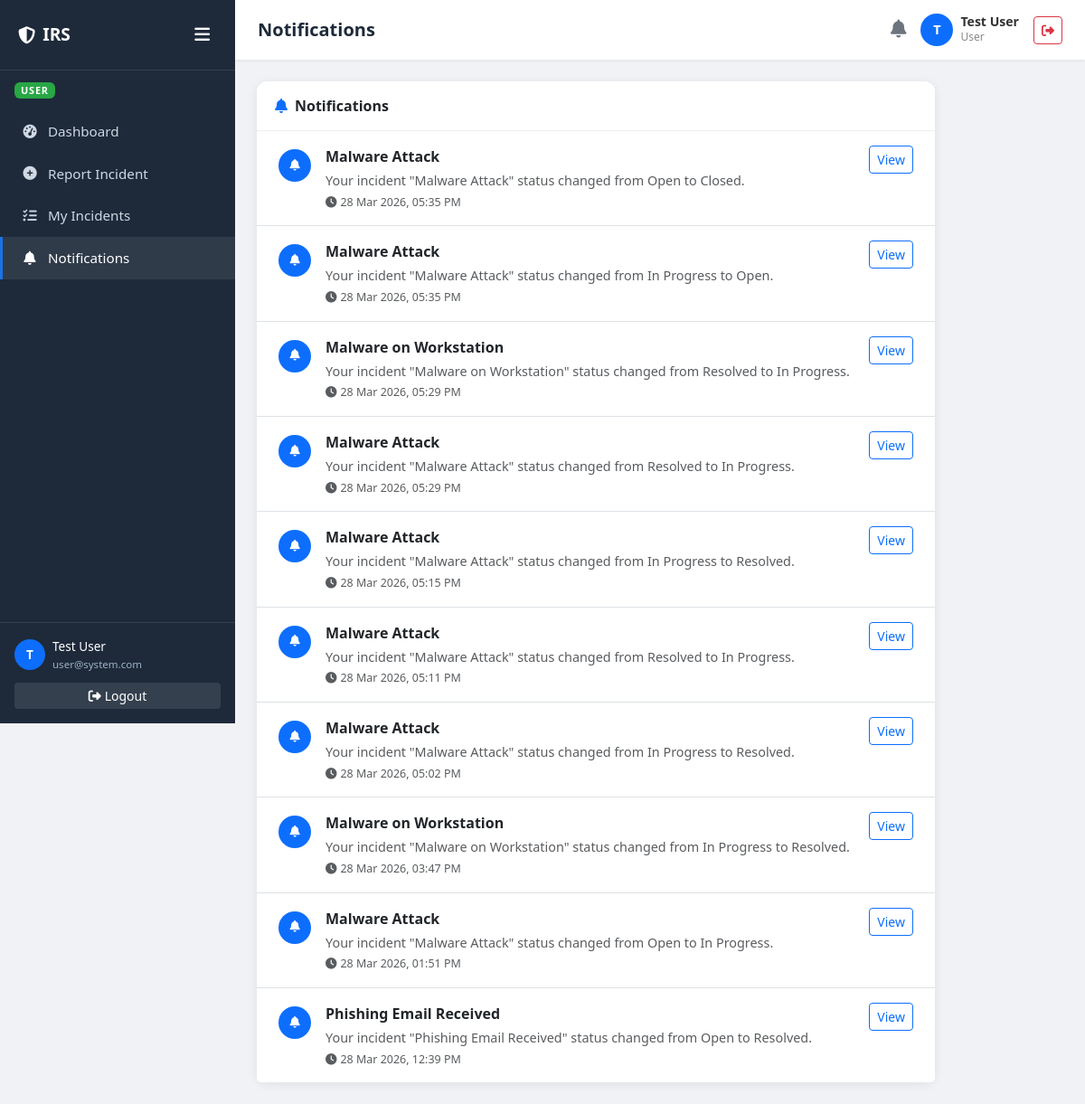
The app's page /incident_system/user/notifications.php (signed in) with its own data.
### tables this page shows
CREATE TABLE `users` (
  `id` int(10) UNSIGNED NOT NULL,
  `name` varchar(100) NOT NULL,
  `email` varchar(150) NOT NULL,
  `password` varchar(255) NOT NULL,
  `role` enum('user','admin','superadmin') NOT NULL DEFAULT 'user',
  `is_blocked` tinyint(1) NOT NULL DEFAULT 0,
  `created_at` datetime NOT NULL DEFAULT current_timestamp(),
  `updated_at` datetime NOT NULL DEFAULT current_timestamp() ON UPDATE current_timestamp()
);

CREATE TABLE `notifications` (
  `id` int(10) UNSIGNED NOT NULL,
  `user_id` int(10) UNSIGNED NOT NULL,
  `incident_id` int(10) UNSIGNED NOT NULL,
  `message` varchar(500) NOT NULL,
  `is_read` tinyint(1) NOT NULL DEFAULT 0,
  `created_at` datetime NOT NULL DEFAULT current_timestamp()
);

CREATE TABLE `incidents` (
  `id` int(10) UNSIGNED NOT NULL,
  `user_id` int(10) UNSIGNED NOT NULL,
  `assigned_to` int(10) UNSIGNED DEFAULT NULL,
  `title` varchar(255) NOT NULL,
  `description` text NOT NULL,
  `category` enum('Phishing','Malware','Ransomware','Unauthorized Access','Data Breach','DDoS','Insider Threat','Other') NOT NULL,
  `priority` enum('Low','Medium','High','Critical') NOT NULL DEFAULT 'Medium',
  `status` enum('Open','In Progress','Resolved','Closed') NOT NULL DEFAULT 'Open',
  `evidence_path` varchar(500) DEFAULT NULL,
  `incident_date` date NOT NULL,
  `resolved_at` datetime DEFAULT NULL,
  `created_at` datetime NOT NULL DEFAULT current_timestamp(),
  `updated_at` datetime NOT NULL DEFAULT current_timestamp() ON UPDATE current_timestamp()
);

### incident_system/includes/jwt_helper.php (called while the page is built, shortened)
<?php
class JWTHelper {
    public static function validateToken(string $token): array {
        $parts = explode('.', $token);
        [$headerB64, $payloadB64, $signatureB64] = $parts;
        $expectedSig = self::sign("$headerB64.$payloadB64");
        $payload = json_decode(self::base64UrlDecode($payloadB64), true);
        return $payload;
    }
    public static function getBearerToken(): ?string {
        $headers = null;
        if (!empty($_SESSION['access_token']) && !empty($_SESSION['user_id'])) {
            return $_SESSION['access_token'];
        }
        return null;
    }
    private static function sign(string $data): string {
        return self::base64UrlEncode(
            hash_hmac('sha256', $data, JWT_SECRET, true)
        );
    }
    private static function base64UrlEncode(string $data): string {
        return rtrim(strtr(base64_encode($data), '+/', '-_'), '=');
    }
    private static function base64UrlDecode(string $data): string {
        $remainder = strlen($data) % 4;
        if ($remainder) {
            $data .= str_repeat('=', 4 - $remainder);
        }
        return base64_decode(strtr($data, '-_', '+/'));
    }
}

### incident_system/includes/auth_middleware.php (called while the page is built, shortened)
<?php
require_once __DIR__ . '/../config/db.php';
require_once __DIR__ . '/jwt_helper.php';
class AuthMiddleware
{
    public static function require(): array
    {
        $token = JWTHelper::getBearerToken();
        try {
            $payload = JWTHelper::validateToken($token);
        } catch (Exception $e) {
            self::clearSession();
            self::redirectToLogin('Session expired. Please login again.');
        }
        $stmt = db()->prepare("SELECT id, name, email, role, is_blocked FROM users WHERE id = ?");
        $stmt->execute([$payload['sub']]);
        $user = $stmt->fetch();
        return $user;
    }
    public static function requireRole(string|array $roles): array
    {
        $user  = self::require();
        $roles = (array) $roles;
        return $user;
    }
}

### incident_system/config/db.php (called while the page is built, shortened)
<?php
class Database
{
    private static ?PDO $instance = null;
    public static function getInstance(): PDO
    {
        if (self::$instance === null) {
            $dsn = sprintf(
                'mysql:host=%s;port=%s;dbname=%s;charset=%s',
                DB_HOST,
                DB_PORT,
                DB_NAME,
                DB_CHARSET
            );
            $options = [
                PDO::ATTR_ERRMODE            => PDO::ERRMODE_EXCEPTION,
                PDO::ATTR_DEFAULT_FETCH_MODE => PDO::FETCH_ASSOC,
                PDO::ATTR_EMULATE_PREPARES   => false,
                PDO::MYSQL_ATTR_INIT_COMMAND => "SET NAMES utf8mb4 COLLATE utf8mb4_unicode_ci",
            ];
            try {
                self::$instance = new PDO($dsn, DB_USER, DB_PASS, $options);
            } catch (PDOException $e) {
                if (APP_ENV === 'development') {
                    die(json_encode([
                        'status'  => 'error',
                        'message' => 'DB Connection Failed: ' . $e->getMessage()
                    ]));
                } else {
                    die(json_encode([
                        'status'  => 'error',
                        'message' => 'Database connection error. Please try later.'
                    ]));
                }
            }
        }
        return self::$instance;
    }
}
function db(): PDO
{
    return Database::getInstance();
}

### incident_system/includes/notification_helper.php (called while the page is built, shortened)
<?php
require_once __DIR__ . '/../config/db.php';
class NotificationHelper
{
    public static function getAll(int $userId, int $limit = 20): array
    {
        $stmt = db()->prepare("
            SELECT n.*, i.title AS incident_title
            FROM notifications n
            JOIN incidents i ON n.incident_id = i.id
            WHERE n.user_id = :user_id
            ORDER BY n.created_at DESC
            LIMIT :limit
        ");
        $stmt->bindValue(':user_id', $userId, PDO::PARAM_INT);
        $stmt->bindValue(':limit',   $limit,  PDO::PARAM_INT);
        $stmt->execute();
        return $stmt->fetchAll();
    }
}

### incident_system/user/notifications.php (the view, shortened to what this page needs)
<?php
require_once __DIR__ . '/../config/db.php';
require_once __DIR__ . '/../includes/auth_middleware.php';
require_once __DIR__ . '/../includes/notification_helper.php';
$authUser  = AuthMiddleware::requireRole('user');
$pageTitle = 'Notifications';
$notifications = NotificationHelper::getAll($authUser['id'], 50);
?>
<!DOCTYPE html>
<html lang="en">
<head>
  <link rel="stylesheet" href="https://cdn.jsdelivr.net/npm/bootstrap@5.3.0/dist/css/bootstrap.min.css">
  <link rel="stylesheet" href="https://cdnjs.cloudflare.com/ajax/libs/font-awesome/6.4.0/css/all.min.css">
  <link rel="stylesheet" href="<?= BASE_URL ?>/assets/css/style.css">
</head>
<body>
  <div class="d-flex">
    <?php include __DIR__ . '/../includes/layout/sidebar.php'; ?>
    <div class="main-content flex-grow-1">
      <?php include __DIR__ . '/../includes/layout/topbar.php'; ?>
      <div class="p-4">
        <div class="card" style="max-width:750px">
          <div class="card-header"><i class="fa fa-bell me-2 text-primary"></i>Notifications</div>
          <div class="list-group list-group-flush">
            <?php if ($notifications): foreach ($notifications as $n): ?>
                <div class="list-group-item px-4 py-3">
                  <div class="d-flex gap-3 align-items-start">
                    <div class="rounded-circle bg-primary d-flex align-items-center justify-content-center mt-1"
                      style="width:36px;height:36px;flex-shrink:0">
                      <i class="fa fa-bell text-white" style="font-size:.8rem"></i>
                    </div>
                    <div class="flex-grow-1">
                      <div class="fw-semibold mb-1"><?= htmlspecialchars($n['incident_title']) ?></div>
                      <div class="text-muted" style="font-size:.9rem"><?= htmlspecialchars($n['message']) ?></div>
                      <div class="text-muted mt-1" style="font-size:.78rem">
                        <i class="fa fa-clock me-1"></i><?= date('d M Y, h:i A', strtotime($n['created_at'])) ?>
                      </div>
                    </div>
                    <a href="view_incident.php?id=<?= $n['incident_id'] ?>"
                      class="btn btn-sm btn-outline-primary">View</a>
                  </div>
                </div>
              <?php endforeach;
            else: ?>
              <div class="list-group-item text-center py-5 text-muted">
                <i class="fa fa-bell-slash fa-2x mb-2 d-block"></i>No notifications yet.
              </div>
            <?php endif; ?>
          </div>
        </div>
      </div>
    </div>
  </div>
</body>
</html>

### incident_system/includes/layout/sidebar.php (shortened to what this page needs)
<?php
$role        = $authUser['role']  ?? 'user';
$currentPage = basename($_SERVER['PHP_SELF']);
require_once __DIR__ . '/../notification_helper.php';
?>
<nav class="sidebar d-flex flex-column" id="mainSidebar">
    <div class="brand d-flex align-items-center justify-content-between">
        <div class="d-flex align-items-center gap-2">
            <i class="fa-solid fa-shield-halved"></i>
            <span class="brand-text">IRS</span>
        </div>
        <button class="sidebar-toggle-btn" onclick="toggleSidebar()" title="Toggle sidebar">
            <i class="fa fa-bars" id="toggleIcon"></i>
        </button>
    </div>
    <div class="px-3 py-2 role-badge">
        <span class="badge text-uppercase"
            style="font-size:.68rem;letter-spacing:.8px;
            background:<?= $role === 'superadmin' ? '#dc3545' : ($role === 'admin' ? '#1a73e8' : '#28a745') ?>">
            <?= htmlspecialchars($role) ?>
        </span>
    </div>
    <ul class="nav flex-column flex-grow-1 mt-1">
        <?php if ($role === 'user'): ?>
            <li class="nav-item">
                <a href="<?= BASE_URL ?>/user/dashboard.php"
                    class="nav-link <?= $currentPage === 'dashboard.php' ? 'active' : '' ?>">
                    <i class="fa fa-gauge-high"></i>
                    <span>Dashboard</span>
                </a>
            </li>
            <li class="nav-item">
                <a href="<?= BASE_URL ?>/user/submit_incident.php"
                    class="nav-link <?= $currentPage === 'submit_incident.php' ? 'active' : '' ?>">
                    <i class="fa fa-circle-plus"></i>
                    <span>Report Incident</span>
                </a>
            </li>
            <li class="nav-item">
                <a href="<?= BASE_URL ?>/user/my_incidents.php"
                    class="nav-link <?= $currentPage === 'my_incidents.php' ? 'active' : '' ?>">
                    <i class="fa fa-list-check"></i>
                    <span>My Incidents</span>
                </a>
            </li>
            <li class="nav-item">
                <a href="<?= BASE_URL ?>/user/notifications.php"
                    class="nav-link <?= $currentPage === 'notifications.php' ? 'active' : '' ?>">
                    <i class="fa fa-bell"></i>
                    <span>Notifications</span>
                </a>
            </li>
        <?php endif; ?>
    </ul>
    <div class="p-3 border-top user-info" style="border-color:rgba(255,255,255,.1)!important">
        <div class="d-flex align-items-center gap-2 mb-2">
            <div class="rounded-circle bg-primary d-flex align-items-center justify-content-center"
                style="width:34px;height:34px;font-size:.85rem;color:#fff;font-weight:600;flex-shrink:0">
                <?= strtoupper(substr($authUser['name'], 0, 1)) ?>
            </div>
            <div style="overflow:hidden" class="brand-text">
                <div style="font-size:.85rem;color:#fff;font-weight:500;
                            white-space:nowrap;overflow:hidden;text-overflow:ellipsis">
                    <?= htmlspecialchars($authUser['name']) ?>
                </div>
                <div style="font-size:.72rem;color:#9db0c5">
                    <?= htmlspecialchars($authUser['email']) ?>
                </div>
            </div>
        </div>
        <a href="<?= BASE_URL ?>/auth/logout.php"
            class="btn btn-sm w-100 mt-1 brand-text"
            style="background:rgba(255,255,255,.1);color:#fff;border:none">
            <i class="fa fa-right-from-bracket me-1"></i>Logout
        </a>
    </div>
</nav>

### incident_system/includes/layout/topbar.php (shortened to what this page needs)
<?php
require_once __DIR__ . '/../notification_helper.php';
?>
<div class="topbar">
    <h5 class="page-title">
        <?= htmlspecialchars($pageTitle ?? 'Dashboard') ?>
    </h5>
    <div class="d-flex align-items-center gap-3">
        <div class="notif-bell position-relative"
             onclick="window.location='<?= BASE_URL ?>/user/notifications.php'"
             title="Notifications">
            <i class="fa fa-bell fs-5 text-secondary"></i>
        </div>
        <div class="d-flex align-items-center gap-2">
            <div class="rounded-circle bg-primary d-flex align-items-center justify-content-center"
                 style="width:36px;height:36px;font-size:.9rem;color:#fff;font-weight:600">
                <?= strtoupper(substr($authUser['name'],0,1)) ?>
            </div>
            <div class="d-none d-md-block">
                <div style="font-size:.88rem;font-weight:600;line-height:1.2">
                    <?= htmlspecialchars($authUser['name']) ?>
                </div>
                <div style="font-size:.75rem;color:#888">
                    <?= ucfirst($authUser['role']) ?>
                </div>
            </div>
        </div>
        <a href="<?= BASE_URL ?>/auth/logout.php"
           class="btn btn-sm btn-outline-danger"
           title="Logout"
           onclick="this.innerHTML='<i class=\'fa fa-spinner fa-spin\'></i>'; return true;">
            <i class="fa fa-right-from-bracket"></i>
        </a>
    </div>
</div>

### incident_system/assets/css/style.css (style rules this page uses)
:root { --primary: #1a73e8; --primary-dark: #1558b0; --secondary: #6c757d; --success: #28a745; --danger: #dc3545; --warning: #ffc107; --info: #17a2b8; --dark: #1e2a3a; --sidebar-bg: #1e2a3a; --sidebar-text: #cfd8e3; --card-shadow: 0 2px 12px rgba(0, 0, 0, 0.08); }
body { font-family: 'Segoe UI', Tahoma, Geneva, Verdana, sans-serif; background-color: #f0f2f5; color: #333; }
.sidebar { width: 260px; min-height: 100vh; background: var(--sidebar-bg); color: var(--sidebar-text); position: fixed; top: 0; left: 0; z-index: 1000; transition: width 0.3s ease; overflow-x: hidden; }
.sidebar .brand { padding: 20px 20px; font-size: 1.2rem; font-weight: 700; color: #fff; border-bottom: 1px solid rgba(255, 255, 255, 0.1); }
.sidebar .nav-link { color: var(--sidebar-text); padding: 12px 20px; display: flex; align-items: center; gap: 10px; border-left: 3px solid transparent; transition: all 0.2s; font-size: 0.95rem; }
.sidebar .nav-link:hover, .sidebar .nav-link.active { background: rgba(255, 255, 255, 0.08); color: #fff; border-left-color: var(--primary); }
.sidebar .nav-link i { width: 20px; text-align: center; }
.main-content { margin-left: 260px; padding: 0; min-height: 100vh; }
.topbar { background: #fff; padding: 15px 25px; box-shadow: 0 1px 4px rgba(0, 0, 0, 0.08); display: flex; align-items: center; justify-content: space-between; position: sticky; top: 0; z-index: 999; }
.topbar .page-title { font-size: 1.25rem; font-weight: 600; color: var(--dark); margin: 0; }
.card { border: none; border-radius: 12px; box-shadow: var(--card-shadow); }
.card-header { background: #fff; border-bottom: 1px solid #eee; font-weight: 600; font-size: 1rem; padding: 15px 20px; border-radius: 12px 12px 0 0 !important; }
.sidebar-toggle-btn { background: none; border: none; color: #fff; font-size: 1.2rem; cursor: pointer; padding: 4px 8px; border-radius: 6px; transition: background 0.2s; }
.notif-bell { position: relative; cursor: pointer; }

### records on screen
users: role "USER", name "T", name "Test User", email "user@system.com", role "User"
notifications: incident.title "Malware Attack", message "Your incident \"Malware Attack\" status changed from Open to Closed.", created_at "28 Mar 2026, 05:35 PM"
notifications: incident.title "Malware Attack", message "Your incident \"Malware Attack\" status changed from In Progress to Open.", created_at "28 Mar 2026, 05:35 PM"
notifications: incident.title "Malware on Workstation", message "Your incident \"Malware on Workstation\" status changed from Resolved to In Progress.", created_at "28 Mar 2026, 05:29 PM"
notifications: incident.title "Malware Attack", message "Your incident \"Malware Attack\" status changed from Resolved to In Progress.", created_at "28 Mar 2026, 05:29 PM"
notifications: incident.title "Malware Attack", message "Your incident \"Malware Attack\" status changed from In Progress to Resolved.", created_at "28 Mar 2026, 05:15 PM"
notifications: incident.title "Malware Attack", message "Your incident \"Malware Attack\" status changed from Resolved to In Progress.", created_at "28 Mar 2026, 05:11 PM"
notifications: incident.title "Malware Attack", message "Your incident \"Malware Attack\" status changed from In Progress to Resolved.", created_at "28 Mar 2026, 05:02 PM"
notifications: incident.title "Malware on Workstation", message "Your incident \"Malware on Workstation\" status changed from In Progress to Resolved.", created_at "28 Mar 2026, 03:47 PM"
notifications: incident.title "Malware Attack", message "Your incident \"Malware Attack\" status changed from Open to In Progress.", created_at "28 Mar 2026, 01:51 PM"
notifications: incident.title "Phishing Email Received", message "Your incident \"Phishing Email Received\" status changed from Open to Resolved.", created_at "28 Mar 2026, 12:39 PM"

### other values on screen
$pageTitle "Notifications"
